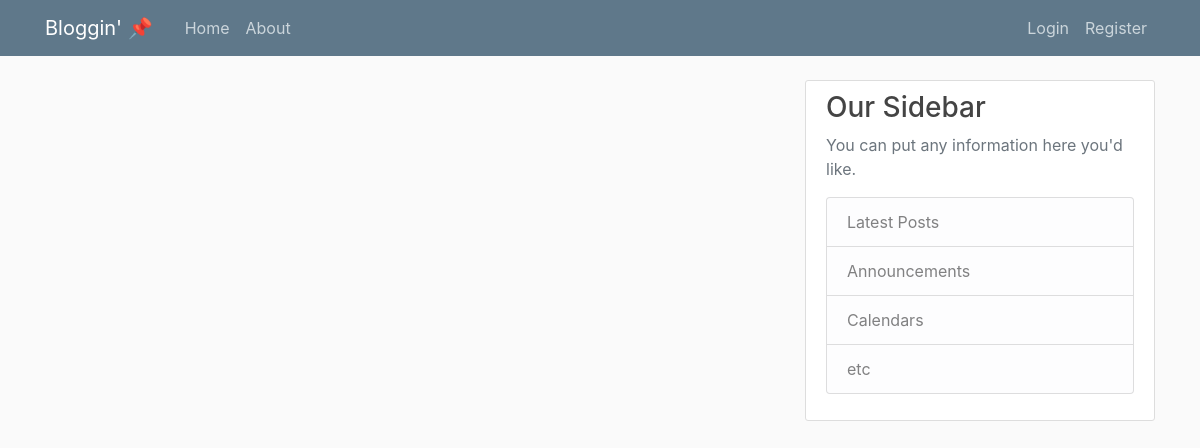
The app's page /home, older data.
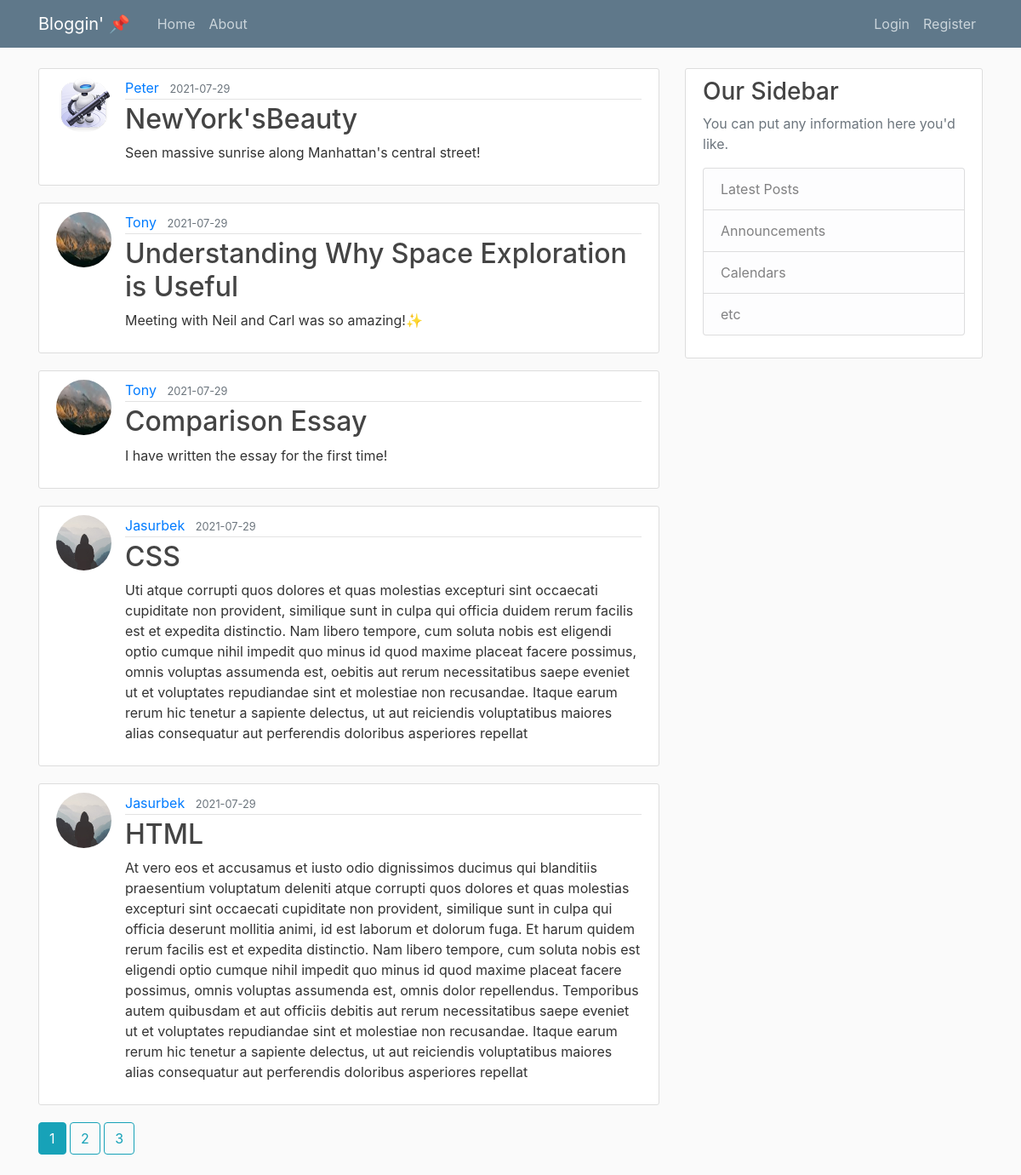
The same page, newer data.
### main_flask/models.py (models this page shows, shortened)
class Post(db.Model):
    id = db.Column(db.Integer, primary_key=True)
    title = db.Column(db.String(100), nullable=False)
    date_posted = db.Column(db.DateTime, nullable=False,
                            default=datetime.utcnow)
    content = db.Column(db.Text, nullable=False)
    user_id = db.Column(db.Integer, db.ForeignKey('user.id'), nullable=False)

class User(db.Model, UserMixin):
    id = db.Column(db.Integer, primary_key=True)
    username = db.Column(db.String(20), unique=True, nullable=False)
    email = db.Column(db.String(120), unique=True, nullable=False)
    image_file = db.Column(db.String(20), nullable=False,
                           default='default.jpg')
    password = db.Column(db.String(60), nullable=False)
    posts = db.relationship('Post', backref='author', lazy=True)

### main_flask/main/routes.py (the view)
@main.route("/")
@main.route("/home")  # two routes are available for the same page
def home():
    page = request.args.get('page', 1, type=int)
    posts = Post.query.order_by(Post.date_posted.desc()).paginate(page = page ,per_page = 5)
    return render_template('home_temp.html', posts=posts)

### main_flask/templates/home_temp.html
{% extends "layout.html" %}
{% block content %}
    {% for post in posts.items %}
        <article class="media content-section">
          <img class = "rounded-circle article-img" src = "{{ url_for('static', filename = 'profile_pics/' + post.author.image_file ) }}">
            <div class="media-body">
              <div class="article-metadata">
                <a class="mr-2" href="{{ url_for('users.user_posts', username=post.author.username) }}">{{ post.author.username }}</a>
                <small class="text-muted">{{ post.date_posted.strftime('%Y-%m-%d')}}</small>
              </div>
              <h2><a class="article-title" href="{{ url_for('posts.post', post_id = post.id) }}">{{ post.title }}</a></h2>
              <p class="article-content">{{ post.content }}</p>
            </div>
        </article>
    {% endfor %}
    {% for page_num in posts.iter_pages(left_edge=1, right_edge = 1, left_current = 1, right_current =2) %}
      {% if page_num %}
        {% if posts.page == page_num %}
            <a class = "btn btn-info mb-4" href="{{url_for('main.home', page=page_num)}}">{{ page_num }}</a>
        {% else %}
            <a class = "btn btn-outline-info mb-4" href="{{url_for('main.home', page=page_num)}}">{{ page_num }}</a>
        {% endif %}
      {% else %}
        ...
      {% endif %}
    {% endfor %}
{% endblock content %}

Row changes from the older to the newer data that the page shows:
added Post: image_file (picture), author.username "Peter", date_posted "2021-07-29", title "NewYork'sBeauty", content "Seen massive sunrise along Manhattan's central street!"
added Post: image_file (picture), author.username "Tony", date_posted "2021-07-29", title "Understanding Why Space Exploration is Useful", content "Meeting with Neil and Carl was so amazing!✨"
added Post: image_file (picture), author.username "Tony", date_posted "2021-07-29", title "Comparison Essay", content "I have written the essay for the first time!"
added Post: image_file (placeholder picture), author.username "Jasurbek", date_posted "2021-07-29", title "CSS", content "Uti atque corrupti quos dolores et quas molestias excepturi sint occaecati cupiditate non provident, similique sunt in culpa qui officia duidem rerum facilis est et expedita distinctio. Nam libero tempore, cum soluta nobis est eligendi optio cumque nihil impedit quo minus id quod maxime placeat facere possimus, omnis voluptas assumenda est, oebitis aut rerum necessitatibus saepe eveniet ut et voluptates repudiandae sint et molestiae non recusandae. Itaque earum rerum hic tenetur a sapiente delectus, ut aut reiciendis voluptatibus maiores alias consequatur aut perferendis doloribus asperiores repellat"
added Post: image_file (placeholder picture), author.username "Jasurbek", date_posted "2021-07-29", title "HTML", content "At vero eos et accusamus et iusto odio dignissimos ducimus qui blanditiis praesentium voluptatum deleniti atque corrupti quos dolores et quas molestias excepturi sint occaecati cupiditate non provident, similique sunt in culpa qui officia deserunt mollitia animi, id est laborum et dolorum fuga. Et harum quidem rerum facilis est et expedita distinctio. Nam libero tempore, cum soluta nobis est eligendi optio cumque nihil impedit quo minus id quod maxime placeat facere possimus, omnis voluptas assumenda est, omnis dolor repellendus. Temporibus autem quibusdam et aut officiis debitis aut rerum necessitatibus saepe eveniet ut et voluptates repudiandae sint et molestiae non recusandae. Itaque…"
Text that changed along with them:
new list line: "1"
new list line: "2"
new list line: "3"
